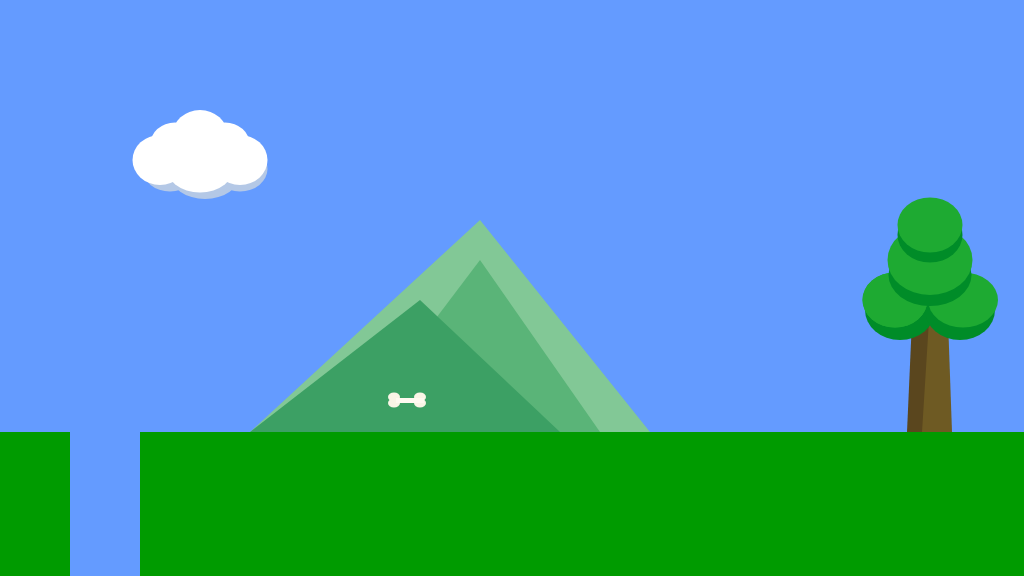
Frame 1 (no input)
Frame 60 (no input): identical to frame 1, image omitted
Frame 120 (the mouse pressed at the canvas centre since frame 60): identical to frame 1, image omitted

The p5.js sketch that drew this single still picture (run headless with seeded random() and noise() and a simulated clock; from frame 60 on, the mouse is pressed at the canvas centre):

// p5.js sketch
// ── sketch.js
function setup()
{
	createCanvas(1024, 576);
}

function draw()
{
	background(100, 155, 255); //fill the sky blue

	noStroke();
	fill(0,155,0);
	rect(0, 432, 1024, 144); //draw some green ground

	//1. a cloud in the sky

	// Cloud shadow
	fill(180, 200, 230);
	ellipse(170, 169, 55, 45);
	ellipse(205, 174, 70, 50);
	ellipse(240, 169, 55, 45);
	// Cloud main body
	fill(255);
	ellipse(160, 160, 55, 50);
	ellipse(200, 165, 70, 55);
	ellipse(240, 160, 55, 50);
	ellipse(175, 145, 50, 45);
	ellipse(225, 145, 50, 45);
	ellipse(200, 135, 55, 50);

	//2. a mountain in the distance

	// Back mountain
	fill(130, 200, 150);
	triangle(250, 432, 480, 220, 650, 432);
	// Middle mountain
	fill(90, 180, 120);
	triangle(350, 432, 480, 260, 600, 432);
	// Front mountain
	fill(60, 160, 100);
	triangle(250, 432, 420, 300, 560, 432);

	//3. a tree
	
	// Trunk
	fill(90, 70, 30);
	quad(912, 320, 935, 320, 930, 432, 907, 432);
	fill(110, 90, 35);
	quad(929, 320, 948, 320, 952, 432, 922, 432);
	// Tree leaves
	fill(0, 140, 40);
	ellipse(900, 310, 70, 60);
	ellipse(960, 310, 70, 60);
	fill(30, 170, 50);
	ellipse(895, 300, 65, 55);
	ellipse(963, 300, 70, 55);
	fill(30, 170, 50);
	ellipse(895, 300, 65, 55);
	fill(0, 140, 40);
	ellipse(930, 275, 83, 62);
	fill(30, 170, 50);
	ellipse(930, 260, 85, 70);
	fill(0, 140, 40);
	ellipse(930, 235, 65, 55);
	fill(30, 170, 50);
	ellipse(930, 225, 65, 55);

	//4. a canyon

	// Canyon
	fill(100, 155, 255);
	rect(70, 432, 70, 144);


	//5. a collectable token - eg. a jewel, fruit, coins

	// Bone collectable
	fill(250, 245, 230);
	// Bone start
	ellipse(394, 397, 12, 9);
	ellipse(394, 403, 12, 9);
	// Bone end
	ellipse(420, 397, 12, 9);
	ellipse(420, 403, 12, 9);
	// Bone middle
	fill(255, 250, 240);
	rect(396, 398, 28, 5);
}
